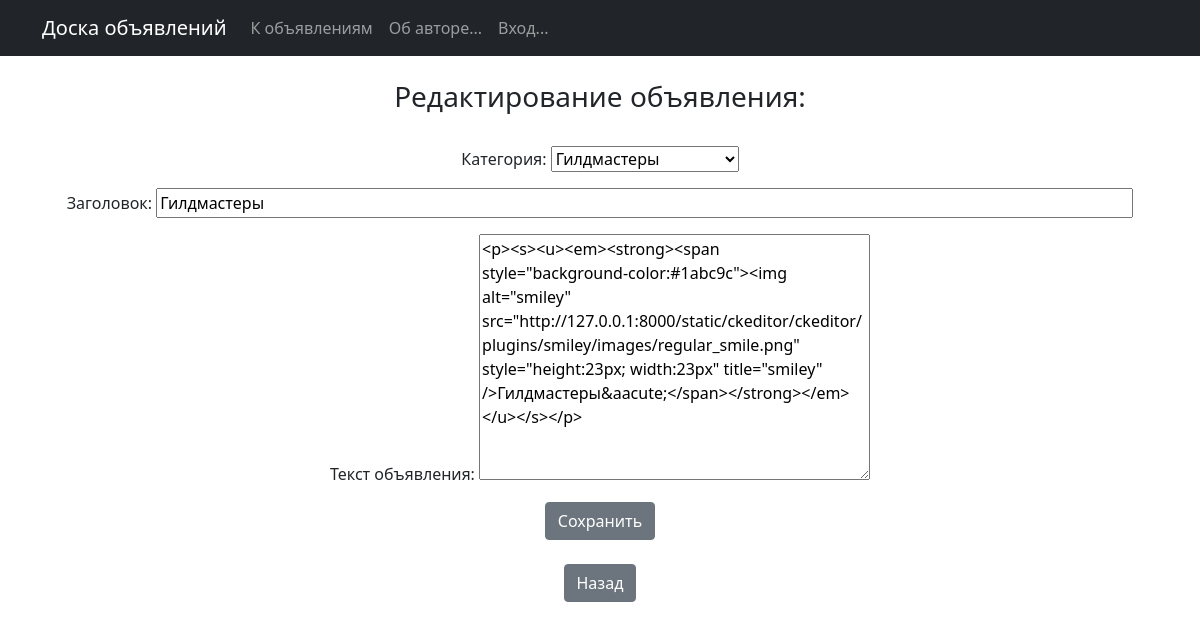
Page /post/2/edit (signed in) on the committed database.
### board/models.py (models this page shows, shortened)
class Post(models.Model):
    author = models.ForeignKey(User, on_delete=models.CASCADE)
    CATEGORY = (
        ('tanks', 'Танки'),
        ('healers', 'Хилы'),
        ('dd', 'ДД'),
        ('dealers', 'Торговцы'),
        ('gildmasters', 'Гилдмастеры'),
        ('quest_givers', 'Квестгиверы'),
        ('blacksmiths', 'Кузнецы'),
        ('tanners', 'Кожевники'),
        ('potions_makers', 'Зельевары'),
        ('spell_masters', 'Мастера заклинаний')
    )
    category = models.CharField(max_length=15, choices=CATEGORY, verbose_name='Категория...')
    dateCreation = models.DateTimeField(auto_now_add=True)
    title = models.CharField(max_length=256, verbose_name='Названик...')
    text = RichTextField()

### board/views.py (the view, shortened to what this page needs)
# urls.py: path('post/<int:pk>/edit', EditPost.as_view()),
class EditPost(PermissionRequiredMixin, UpdateView):
    permission_required = 'board.change_post'
    template_name = 'edit_post.html'
    form_class = PostForm
    success_url = '/create/'
    def dispatch(self, request, *args, **kwargs):
        author = Post.objects.get(pk=self.kwargs.get('pk')).author.username
        if self.request.user.username == 'admin' or self.request.user.username == author:
            return super().dispatch(request, *args, **kwargs)
        else:
            return HttpResponse("Редактировать объявление может только его автор")
    def get_object(self, **kwargs):
        id = self.kwargs.get('pk')
        return Post.objects.get(pk=id)

### board/forms.py
class PostForm(forms.ModelForm):
    class Meta:
        model = Post
        widgets = {'title': forms.TextInput(attrs={'size': '100'})}
        fields = ('category', 'title', 'text',)
    def __init__(self, *args, **kwargs):
        super(PostForm, self).__init__(*args, **kwargs)
        self.fields['category'].label = "Категория:"
        self.fields['title'].label = "Заголовок"
        self.fields['text'].label = "Текст объявления:"

### templates/edit_post.html (shortened to what this page needs)
{% extends 'flatpages/default.html' %}
{% load static %}
{% block content %}
    <br>
    <h3>Редактирование объявления:</h3><br>
	<form method="post" enctype="multipart/form-data">
        {{ form.as_p }}
		<input class="btn btn-secondary" type="submit" value="Сохранить">
	</form><br>
    <input type=button value="Назад" class="btn btn-secondary" onClick="javascript:history.go(-1);">
{% endblock content %}

### rows in the picture
Post: category "Гилдмастеры", title "Гилдмастеры", text "<p><s><u><em><strong><span style=\"background-color:#1abc9c\"><img alt=\"smiley\" src=\"http://127.0.0.1:8000/static/ckeditor/ckeditor/plugins/smiley/images/regular_smile.png\" style=\"height:23px; width:23px\" title=\"smiley\" />Гилдмастеры&aacute;</span></strong></em></u></s></p>"
